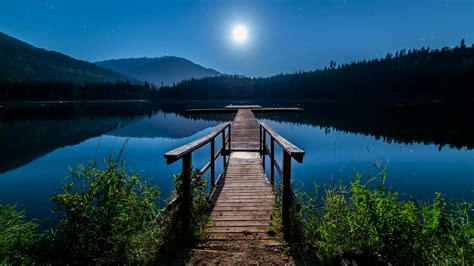
#> input picture Python/OpenCV/DL/Pics/nature.jpeg, 474 x 266 px
$ python edgedetection.py   (older library calls are emulated)
#> lines starting #> are read from the running program, lines starting #| are printed output that depends on the picture; after the words box and inside, x2 and y2 are one past the last pixel; in counts of white or black regions, pixels touching at a corner belong together
#! /usr/bin/python3

import numpy as np
import cv2

# Load Image;
image = cv2.imread( "Pics/nature.jpeg", 0 );
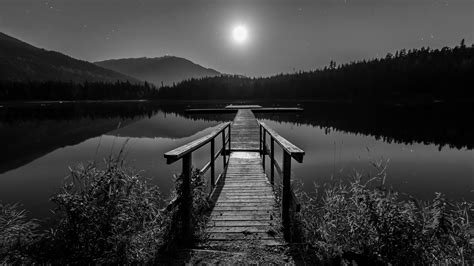
#> image: shape (266, 474); min 0, max 250, mean 56.1

height, width = image.shape;
#> height = 266; width = 474

# Extract Sobel Edges;
sobel_x = cv2.Sobel( image, cv2.CV_64F, 0, 1, ksize = 5 );                      # Horizontal;
sobel_y = cv2.Sobel( image, cv2.CV_64F, 1, 0, ksize = 5 );                      # Vertical;

sobel_OR = cv2.bitwise_or( sobel_x, sobel_y );                                  # Combined;
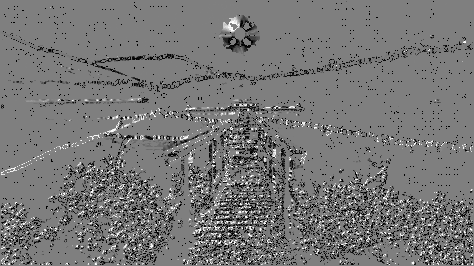
#> sobel_OR: shape (266, 474) float64; 0.81% of the values are NaN or infinite; the others: min -131056, max 131040, mean -8035.3; drawn with min black, max white, NaN and infinite black

# Laplacian;
laplacian = cv2.Laplacian( image, cv2.CV_64F );
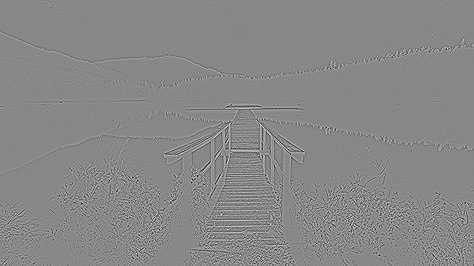
#> laplacian: shape (266, 474) float64; min -369, max 323, mean 0; drawn with min black and max white

# Canny
canny = cv2.Canny( image, 20, 170 );
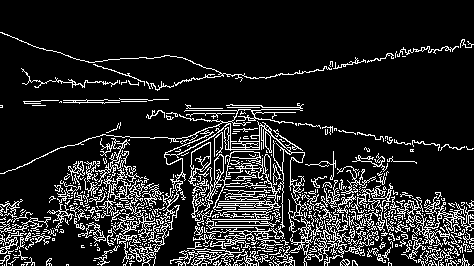
#> canny: shape (266, 474); 13.9% white in thin lines or dots, all inside (x1, y1, x2, y2) = (0, 32, 474, 266)

cv2.imshow( "Original", image );
cv2.imshow( "Sobel X", sobel_x );
cv2.imshow( "Sobel Y", sobel_y );
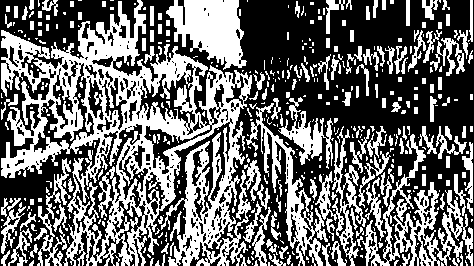
#> window 'Sobel Y': shape (266, 474); 42.6% white; 480 white regions (321 under 20 px), largest, box (x1, y1, x2, y2) and area: (1, 0, 252, 266) 26132, (362, 134, 473, 266) 3763, (166, 0, 247, 70) 3496
cv2.imshow( "Sobel Combined", sobel_OR );
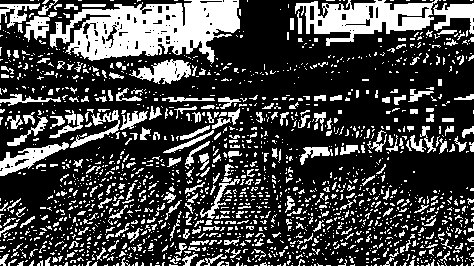
#> window 'Sobel Combined': shape (266, 474); 27.1% white; 1798 white regions (1526 under 20 px), largest, box (x1, y1, x2, y2) and area: (50, 0, 240, 64) 7161, (295, 0, 438, 46) 3285, (0, 142, 69, 176) 821
cv2.imshow( "Laplacian", laplacian );
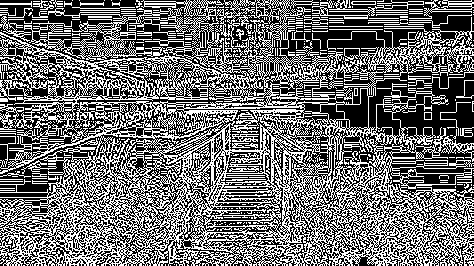
#> window 'Laplacian': shape (266, 474); 43.3% white in thin lines or dots
cv2.imshow( "Canny", canny );

cv2.waitKey( 0 );
cv2.destroyAllWindows();
